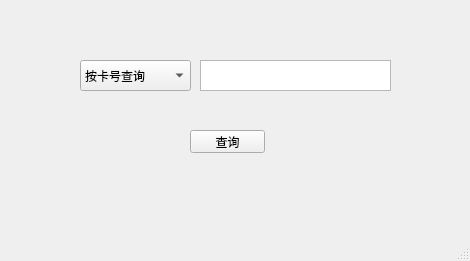
<?xml version="1.0" encoding="UTF-8"?>
<ui version="4.0">
 <class>ManagementSearchVip</class>
 <widget class="QMainWindow" name="ManagementSearchVip">
  <property name="geometry">
   <rect>
    <x>0</x>
    <y>0</y>
    <width>470</width>
    <height>261</height>
   </rect>
  </property>
  <property name="minimumSize">
   <size>
    <width>470</width>
    <height>261</height>
   </size>
  </property>
  <property name="maximumSize">
   <size>
    <width>470</width>
    <height>261</height>
   </size>
  </property>
  <property name="windowTitle">
   <string>查询客户</string>
  </property>
  <widget class="QWidget" name="centralwidget">
   <widget class="QComboBox" name="comboBox">
    <property name="geometry">
     <rect>
      <x>80</x>
      <y>60</y>
      <width>111</width>
      <height>31</height>
     </rect>
    </property>
    <item>
     <property name="text">
      <string>按卡号查询</string>
     </property>
    </item>
    <item>
     <property name="text">
      <string>按姓名查询</string>
     </property>
    </item>
    <item>
     <property name="text">
      <string>按电话查询</string>
     </property>
    </item>
    <item>
     <property name="text">
      <string>按性别查询</string>
     </property>
    </item>
   </widget>
   <widget class="QPushButton" name="btn_search">
    <property name="geometry">
     <rect>
      <x>190</x>
      <y>130</y>
      <width>75</width>
      <height>23</height>
     </rect>
    </property>
    <property name="text">
     <string>查询</string>
    </property>
   </widget>
   <widget class="QTextEdit" name="textEdit_info">
    <property name="geometry">
     <rect>
      <x>200</x>
      <y>60</y>
      <width>191</width>
      <height>31</height>
     </rect>
    </property>
   </widget>
  </widget>
  <widget class="QMenuBar" name="menubar">
   <property name="geometry">
    <rect>
     <x>0</x>
     <y>0</y>
     <width>470</width>
     <height>26</height>
    </rect>
   </property>
  </widget>
  <widget class="QStatusBar" name="statusbar"/>
 </widget>
 <resources/>
 <connections/>
</ui>
